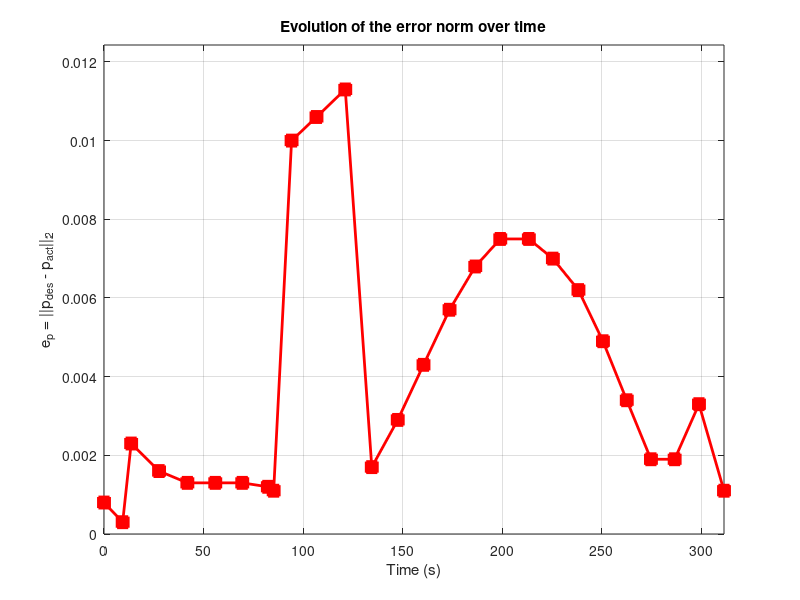

This figure's MATLAB source:
clear;
clc;
close all;

%% Dati dell'errore e del tempo
% Vettore con i 27 valori di errore di posizione
errori_posizione = [
    0.0008, 0.0003, 0.0023, 0.0016, 0.0013, 0.0013, 0.0013, ...
    0.0012, 0.0011, 0.0100, 0.0106, 0.0113, 0.0017, 0.0029, ...
    0.0043, 0.0057, 0.0068, 0.0075, 0.0075, 0.0070, 0.0062, ...
    0.0049, 0.0034, 0.0019, 0.0019, 0.0033, 0.0011
];

% Vettore con i 27 timestamp (in secondi).
timestamp = [
    1750772600.111212508,
    1750772609.491283747,
    1750772613.753580732,
    1750772627.776902816,
    1750772641.993462163,
    1750772656.018970523,
    1750772669.573805579,
    1750772682.438557362,
    1750772685.362277485,
    1750772694.362277485,
    1750772706.880090709,
    1750772721.337677705,
    1750772734.661652036,
    1750772747.705907148,
    1750772760.648642978,
    1750772773.736359509,
    1750772786.659239108,
    1750772799.222057649,
    1750772813.581655100,
    1750772825.656389492,
    1750772838.506001568,
    1750772850.816087324,
    1750772862.781791756,
    1750772874.928921506,
    1750772886.844494834,
    1750772899.063300128,
    1750772911.638548052
];

% Calcoliamo il tempo relativo per far partire il grafico da t=0
tempo_iniziale = timestamp(1);
tempo_relativo_s = timestamp - tempo_iniziale;


%% Plot
figure('Name', 'Norm of the position tracking error of the end-effector', 'NumberTitle', 'off');

plot(tempo_relativo_s, errori_posizione, 'r-s', ... % 'r-s' = linea rossa con quadrati
    'LineWidth', 2, ...
    'MarkerSize', 8, ...
    'MarkerFaceColor', 'r');

title('Evolution of the error norm over time');
xlabel('Time (s)');
ylabel('e_p = ||p_d_e_s - p_a_c_t||_2');
grid on;

xlim([0, max(tempo_relativo_s)]);
ylim([0, max(errori_posizione) * 1.1]);